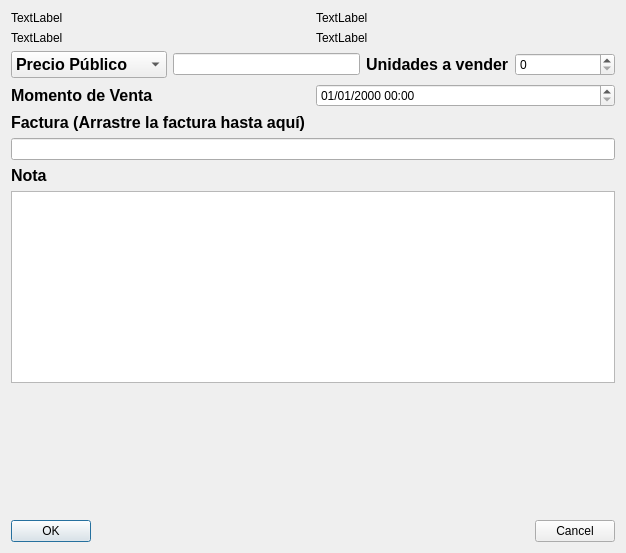
<?xml version="1.0" encoding="UTF-8"?>
<ui version="4.0">
 <class>DiagVenta</class>
 <widget class="QDialog" name="DiagVenta">
  <property name="geometry">
   <rect>
    <x>0</x>
    <y>0</y>
    <width>626</width>
    <height>553</height>
   </rect>
  </property>
  <property name="windowTitle">
   <string>Registrar Venta</string>
  </property>
  <layout class="QVBoxLayout" name="verticalLayout_3">
   <item>
    <layout class="QGridLayout" name="gridLayout">
     <item row="0" column="0">
      <widget class="QLabel" name="labProdName">
       <property name="text">
        <string>TextLabel</string>
       </property>
      </widget>
     </item>
     <item row="0" column="1">
      <widget class="QLabel" name="labProdType">
       <property name="text">
        <string>TextLabel</string>
       </property>
      </widget>
     </item>
     <item row="1" column="0">
      <widget class="QLabel" name="labBrand">
       <property name="text">
        <string>TextLabel</string>
       </property>
      </widget>
     </item>
     <item row="1" column="1">
      <widget class="QLabel" name="labRecipient">
       <property name="text">
        <string>TextLabel</string>
       </property>
      </widget>
     </item>
    </layout>
   </item>
   <item>
    <layout class="QHBoxLayout" name="horizontalLayout_5">
     <item>
      <layout class="QHBoxLayout" name="horizontalLayout_2">
       <item>
        <widget class="QComboBox" name="cbPriceType">
         <property name="font">
          <font>
           <pointsize>12</pointsize>
           <weight>75</weight>
           <bold>true</bold>
          </font>
         </property>
         <item>
          <property name="text">
           <string>Precio Público</string>
          </property>
         </item>
         <item>
          <property name="text">
           <string>Precio Mayorista</string>
          </property>
         </item>
        </widget>
       </item>
       <item>
        <widget class="QLineEdit" name="lePrice"/>
       </item>
      </layout>
     </item>
     <item>
      <layout class="QHBoxLayout" name="horizontalLayout_4">
       <item>
        <widget class="QLabel" name="label_2">
         <property name="font">
          <font>
           <pointsize>12</pointsize>
           <weight>75</weight>
           <bold>true</bold>
          </font>
         </property>
         <property name="text">
          <string>Unidades a vender</string>
         </property>
        </widget>
       </item>
       <item>
        <widget class="QSpinBox" name="spUnitsSold">
         <property name="minimumSize">
          <size>
           <width>100</width>
           <height>0</height>
          </size>
         </property>
        </widget>
       </item>
      </layout>
     </item>
    </layout>
   </item>
   <item>
    <layout class="QHBoxLayout" name="horizontalLayout_6">
     <item>
      <widget class="QLabel" name="label_4">
       <property name="font">
        <font>
         <pointsize>12</pointsize>
         <weight>75</weight>
         <bold>true</bold>
        </font>
       </property>
       <property name="text">
        <string>Momento de Venta</string>
       </property>
      </widget>
     </item>
     <item>
      <widget class="QDateTimeEdit" name="dteSaleTime">
       <property name="displayFormat">
        <string>dd/MM/yyyy hh:mm</string>
       </property>
      </widget>
     </item>
    </layout>
   </item>
   <item>
    <layout class="QVBoxLayout" name="verticalLayout">
     <item>
      <widget class="QLabel" name="label">
       <property name="font">
        <font>
         <pointsize>12</pointsize>
         <weight>75</weight>
         <bold>true</bold>
        </font>
       </property>
       <property name="text">
        <string>Factura (Arrastre la factura hasta aquí)</string>
       </property>
      </widget>
     </item>
     <item>
      <layout class="QHBoxLayout" name="horizontalLayout_3">
       <item>
        <widget class="DropableLineEdit" name="leTicketPath">
         <property name="readOnly">
          <bool>true</bool>
         </property>
        </widget>
       </item>
      </layout>
     </item>
    </layout>
   </item>
   <item>
    <layout class="QVBoxLayout" name="verticalLayout_2">
     <item>
      <widget class="QLabel" name="label_3">
       <property name="font">
        <font>
         <pointsize>12</pointsize>
         <weight>75</weight>
         <bold>true</bold>
        </font>
       </property>
       <property name="text">
        <string>Nota</string>
       </property>
      </widget>
     </item>
     <item>
      <widget class="QPlainTextEdit" name="pteNota"/>
     </item>
    </layout>
   </item>
   <item>
    <spacer name="verticalSpacer">
     <property name="orientation">
      <enum>Qt::Vertical</enum>
     </property>
     <property name="sizeHint" stdset="0">
      <size>
       <width>20</width>
       <height>40</height>
      </size>
     </property>
    </spacer>
   </item>
   <item>
    <layout class="QHBoxLayout" name="horizontalLayout">
     <item>
      <widget class="QPushButton" name="pbOk">
       <property name="text">
        <string>OK</string>
       </property>
      </widget>
     </item>
     <item>
      <spacer name="horizontalSpacer">
       <property name="orientation">
        <enum>Qt::Horizontal</enum>
       </property>
       <property name="sizeHint" stdset="0">
        <size>
         <width>40</width>
         <height>20</height>
        </size>
       </property>
      </spacer>
     </item>
     <item>
      <widget class="QPushButton" name="pbCancel">
       <property name="text">
        <string>Cancel</string>
       </property>
      </widget>
     </item>
    </layout>
   </item>
  </layout>
 </widget>
 <customwidgets>
  <customwidget>
   <class>DropableLineEdit</class>
   <extends>QLineEdit</extends>
   <header location="global">dropablelineedit.h</header>
  </customwidget>
 </customwidgets>
 <resources/>
 <connections/>
</ui>
